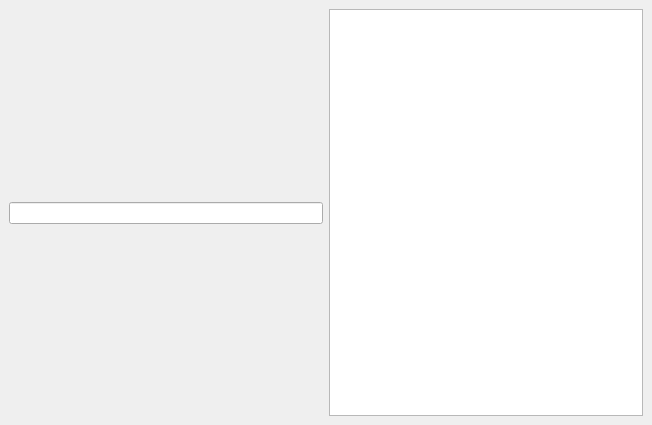
<ui version="4.0" >
 <class>mirrorsMainWindow</class>
 <widget class="QWidget" name="mirrorsMainWindow" >
  <property name="geometry" >
   <rect>
    <x>0</x>
    <y>0</y>
    <width>652</width>
    <height>425</height>
   </rect>
  </property>
  <property name="windowTitle" >
   <string>Mirrors Smoke Browser</string>
  </property>
  <layout class="QHBoxLayout" >
   <property name="margin" >
    <number>9</number>
   </property>
   <property name="spacing" >
    <number>6</number>
   </property>
   <item>
    <layout class="QHBoxLayout" >
     <property name="margin" >
      <number>0</number>
     </property>
     <property name="spacing" >
      <number>6</number>
     </property>
     <item>
      <layout class="QVBoxLayout" >
       <property name="margin" >
        <number>0</number>
       </property>
       <property name="spacing" >
        <number>6</number>
       </property>
       <item>
        <spacer>
         <property name="orientation" >
          <enum>Qt::Vertical</enum>
         </property>
         <property name="sizeHint" >
          <size>
           <width>20</width>
           <height>40</height>
          </size>
         </property>
        </spacer>
       </item>
       <item>
        <widget class="QLineEdit" name="searchField" />
       </item>
       <item>
        <spacer>
         <property name="orientation" >
          <enum>Qt::Vertical</enum>
         </property>
         <property name="sizeHint" >
          <size>
           <width>20</width>
           <height>40</height>
          </size>
         </property>
        </spacer>
       </item>
      </layout>
     </item>
     <item>
      <widget class="SmokeInfo" name="smokeInfo" />
     </item>
    </layout>
   </item>
  </layout>
 </widget>
 <customwidgets>
  <customwidget>
   <class>SmokeInfo</class>
   <extends>QTextBrowser</extends>
   <header>smokeinfo.h</header>
  </customwidget>
 </customwidgets>
 <resources/>
 <connections/>
</ui>
